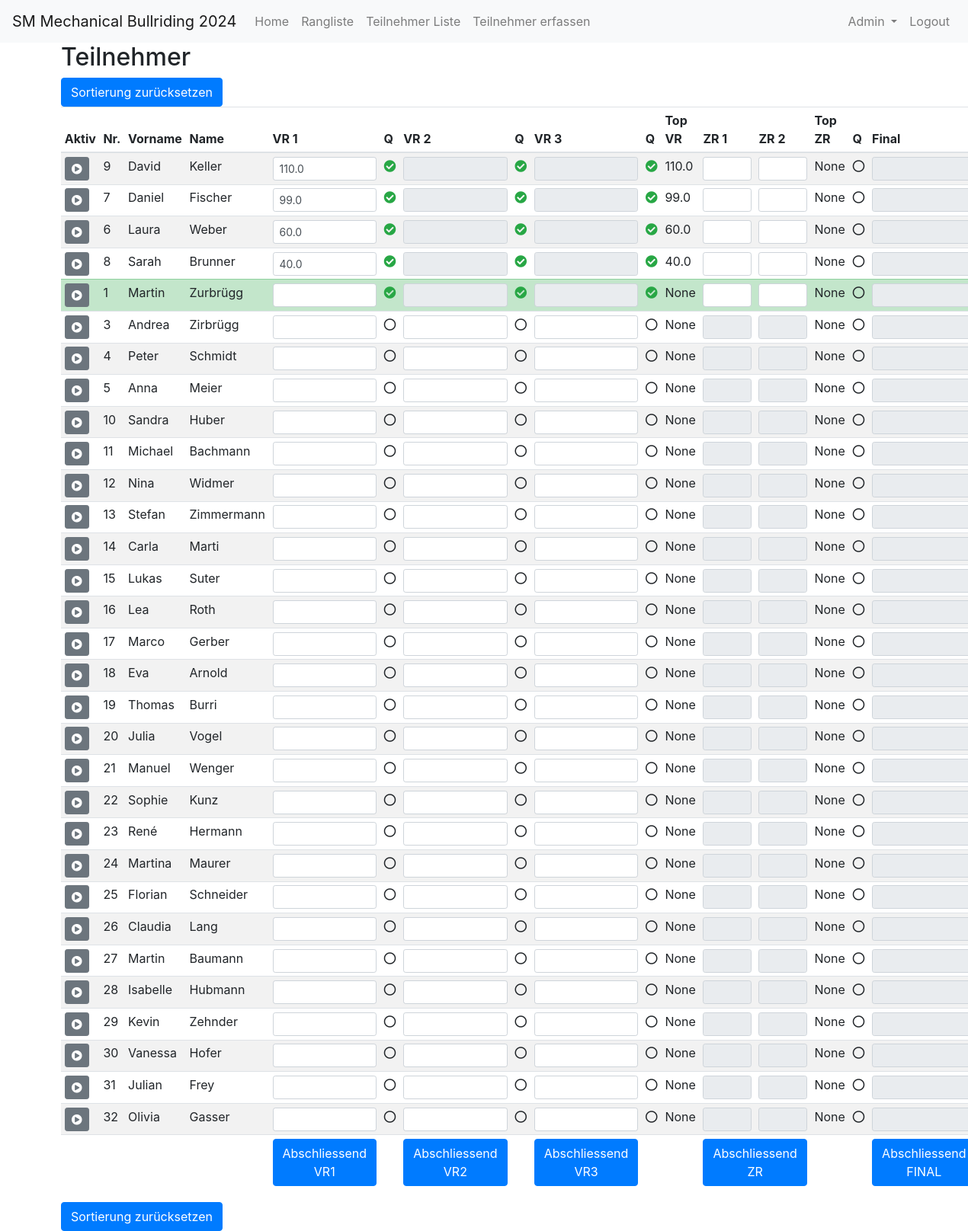
The app's page /index (signed in) with its own data.
### app/models.py (models this page shows)
class Participant(db.Model):
    id = db.Column(db.Integer, primary_key=True)
    active = db.Column(db.Boolean, default=False)
    start_nr = db.Column(db.Integer, nullable=True, unique=True)
    first_name = db.Column(db.String(64), nullable=False)
    last_name = db.Column(db.String(64), nullable=False)
    address = db.Column(db.String(128), nullable=False)
    postal_code = db.Column(db.String(10), nullable=False)
    city = db.Column(db.String(64), nullable=False)
    email = db.Column(db.String(120), nullable=True)
    phone = db.Column(db.String(20), nullable=True)
    time1 = db.Column(db.Float, nullable=True)
    time2 = db.Column(db.Float, nullable=True)
    time3 = db.Column(db.Float, nullable=True)
    time4 = db.Column(db.Float, nullable=True)
    time5 = db.Column(db.Float, nullable=True)
    time6 = db.Column(db.Float, nullable=True)
    round1_qualified = db.Column(db.Boolean, default=False)
    round2_qualified = db.Column(db.Boolean, default=False)
    round3_qualified = db.Column(db.Boolean, default=False)
    zwischenrunde_qualified = db.Column(db.Boolean, default=False)
    final_qualified = db.Column(db.Boolean, default=False)
    @property
    def toptime_Vorrunde(self):
        times = [t for t in [self.time1, self.time2, self.time3] if t is not None]
        return max(times) if times else None
    @property
    def toptime_Zwischenrunde(self):
        times = [t for t in [self.time4, self.time5] if t is not None]
        return max(times) if times else None
    @property
    def toptime_Finalrunde(self):
        times = [t for t in [self.time6] if t is not None]
        return max(times) if times else None

### app/routes.py (the view)
@bp.route('/')
@bp.route('/index')
def index():
    participants = Participant.query.all()
    participants.sort(key=lambda p: (
            p.toptime_Finalrunde if p.toptime_Finalrunde is not None else float('-inf'),
            p.toptime_Zwischenrunde if p.toptime_Zwischenrunde is not None else float('-inf'),
            p.toptime_Vorrunde if p.toptime_Vorrunde is not None else float('-inf')
    ), reverse=True)
    if not participants:
        flash('Keine Teilnehmer gefunden')
        form = ParticipantForm()
        return render_template('participant.html', title='Teilnehmer hinzufügen', form=form)
    if not current_user.is_authenticated:
        return render_template('ranking.html', title='Rangliste', rankings=participants)
    return render_template(
        'index.html',
        title='Home',
        participants=participants,
    )

### app/models.py (called while the page is built)
@login.user_loader
def load_user(id):
    return User.query.get(int(id))

### app/templates/index.html (shortened to what this page needs)
{% extends "base.html" %}
{% block content %}
  <h2>Teilnehmer</h2>
  <form method="POST" action="{{ url_for('main.update_times_bulk') }}" class="update-form">
    <button type="button" onclick="resetSorting()" class="btn btn-primary">Sortierung zurücksetzen</button>
    <table class="table table-striped table-sm" id="participantsTable">
      <thead>
        <tr>
          <th>Aktiv</th>
          <th onclick="sortTable(1, true)">Nr.</th>
          <th onclick="sortTable(2)">Vorname</th>
          <th onclick="sortTable(3)">Name</th>
          <th class="col-time">VR 1</th>
          <th class="col-qual">Q</th>
          <th class="col-time">VR 2</th>
          <th class="col-qual">Q</th>
          <th class="col-time">VR 3</th>
          <th class="col-qual">Q</th>
          <th class="col-time">Top VR</th>
          <th class="col-time">ZR 1</th>
          <th class="col-time">ZR 2</th>
          <th class="col-time">Top ZR</th>
          <th class="col-qual">Q</th>
          <th class="col-time">Final</th>
        </tr>
      </thead>
      <tbody>
        {% for participant in participants %}
          <tr class="{% if participant.active %}table-success{% endif %}">
            <td>
              <form method="POST" action="{{ url_for('main.set_active', id=participant.id) }}">
                <button type="submit" class="btn btn-secondary btn-sm">
                  <i class="fas fa-play-circle"></i>
                </button>
              </form>
            </td>
            <td>{{ participant.start_nr }}</td>
            <td>{{ participant.first_name }}</td>
            <td>{{ participant.last_name }}</td>
            <td>
              <input type="text" name="time1_{{ participant.id }}" value="{{ participant.time1 or '' }}" class="form-control form-control-sm" onkeydown="submitAndFocusNext(event, this)">
            </td>
            <td>
              {% if participant.round1_qualified %}<i class="fas fa-check-circle text-success"></i>{% else %}<i class="far fa-circle"></i>{% endif %}
            </td>
            <td>
              <input type="text" name="time2_{{ participant.id }}" value="{{ participant.time2 or '' }}" class="form-control form-control-sm" onkeydown="submitAndFocusNext(event, this)" {% if  participant.round1_qualified %}disabled{% endif %}>
            </td>
            <td>
              {% if participant.round2_qualified %}<i class="fas fa-check-circle text-success"></i>{% else %}<i class="far fa-circle"></i>{% endif %}
            </td>
            <td>
              <input type="text" name="time3_{{ participant.id }}" value="{{ participant.time3 or '' }}" class="form-control form-control-sm" onkeydown="submitAndFocusNext(event, this)" {% if participant.round2_qualified %}disabled{% endif %}>
            </td>
            <td>{% if participant.round3_qualified %}<i class="fas fa-check-circle text-success"></i>{% else %}<i class="far fa-circle"></i>{% endif %}
            </td>
            <td>{{ participant.toptime_Vorrunde }}</td>
            <td>
              <input type="text" name="time4_{{ participant.id }}" value="{{ participant.time4 or '' }}" class="form-control form-control-sm" onkeydown="submitAndFocusNext(event, this)" {% if not participant.round3_qualified %}disabled{% endif %}>
            </td>
            <td>
              <input type="text" name="time5_{{ participant.id }}" value="{{ participant.time5 or '' }}" class="form-control form-control-sm" onkeydown="submitAndFocusNext(event, this)" {% if not participant.round3_qualified %}disabled{% endif %}>
            </td>
            <td>{{ participant.toptime_Zwischenrunde }}</td>
            <td>{% if participant.zwischenrunde_qualified %}<i class="fas fa-check-circle text-success"></i>{% else %}<i class="far fa-circle"></i>{% endif %}
            </td>
            <td>
              <input type="text" name="time6_{{ participant.id }}" value="{{ participant.time6 or '' }}" class="form-control form-control-sm" onkeydown="submitAndFocusNext(event, this)" {% if not participant.zwischenrunde_qualified %}disabled{% endif %}>
            </td>
          </tr>
        {% endfor %}
      </tbody>
      <tfoot>
        <tr>
          <td colspan="4"></td>
          <td colspan="1">
            <form method="POST" action="{{ url_for('main.finish_round', round='VR1') }}">
              <button type="submit" class="btn btn-primary btn-block">Abschliessend VR1</button>
            </form>
          </td>
          <td></td>
          <td colspan="1">
            <form method="POST" action="{{ url_for('main.finish_round', round='VR2') }}">
              <button type="submit" class="btn btn-primary btn-block">Abschliessend VR2</button>
            </form>
          </td>
          <td></td>
          <td colspan="1">
            <form method="POST" action="{{ url_for('main.finish_round', round='VR3') }}">
              <button type="submit" class="btn btn-primary btn-block">Abschliessend VR3</button>
            </form>
          </td>
          <td></td>
          <td></td>
          <td colspan="2">
            <form method="POST" action="{{ url_for('main.finish_round', round='ZR') }}">
              <button type="submit" class="btn btn-primary btn-block">Abschliessend ZR</button>
            </form>
          </td>
          <td></td>
          <td></td>
          <td colspan="3">
            <form method="POST" action="{{ url_for('main.finish_round', round='FINAL') }}">
              <button type="submit" class="btn btn-primary btn-block">Abschliessend FINAL</button>
            </form>
          </td>
        </tr>
      </tfoot>
    </table>
    <button type="button" onclick="resetSorting()" class="btn btn-primary">Sortierung zurücksetzen</button>
  </form>
{% endblock %}

### app/templates/index.html (style rules this page uses)
.col-time { width: 100px; }
.col-qual { width: 50px; }

### records on screen
Participant: start_nr "9", first_name "David", last_name "Keller", time1 "110.0", toptime_Vorrunde "110.0", toptime_Zwischenrunde "None"
Participant: start_nr "7", first_name "Daniel", last_name "Fischer", time1 "99.0", toptime_Vorrunde "99.0", toptime_Zwischenrunde "None"
Participant: start_nr "6", first_name "Laura", last_name "Weber", time1 "60.0", toptime_Vorrunde "60.0", toptime_Zwischenrunde "None"
Participant: start_nr "8", first_name "Sarah", last_name "Brunner", time1 "40.0", toptime_Vorrunde "40.0", toptime_Zwischenrunde "None"
Participant: start_nr "1", first_name "Martin", last_name "Zurbrügg", toptime_Vorrunde "None", toptime_Zwischenrunde "None"
Participant: start_nr "3", first_name "Andrea", last_name "Zirbrügg", toptime_Vorrunde "None", toptime_Zwischenrunde "None"
Participant: start_nr "4", first_name "Peter", last_name "Schmidt", toptime_Vorrunde "None", toptime_Zwischenrunde "None"
Participant: start_nr "5", first_name "Anna", last_name "Meier", toptime_Vorrunde "None", toptime_Zwischenrunde "None"
Participant: start_nr "10", first_name "Sandra", last_name "Huber", toptime_Vorrunde "None", toptime_Zwischenrunde "None"
Participant: start_nr "11", first_name "Michael", last_name "Bachmann", toptime_Vorrunde "None", toptime_Zwischenrunde "None"
Participant: start_nr "12", first_name "Nina", last_name "Widmer", toptime_Vorrunde "None", toptime_Zwischenrunde "None"
Participant: start_nr "13", first_name "Stefan", last_name "Zimmermann", toptime_Vorrunde "None", toptime_Zwischenrunde "None"
Participant: start_nr "14", first_name "Carla", last_name "Marti", toptime_Vorrunde "None", toptime_Zwischenrunde "None"
Participant: start_nr "15", first_name "Lukas", last_name "Suter", toptime_Vorrunde "None", toptime_Zwischenrunde "None"
Participant: start_nr "16", first_name "Lea", last_name "Roth", toptime_Vorrunde "None", toptime_Zwischenrunde "None"
Participant: start_nr "17", first_name "Marco", last_name "Gerber", toptime_Vorrunde "None", toptime_Zwischenrunde "None"
Participant: start_nr "18", first_name "Eva", last_name "Arnold", toptime_Vorrunde "None", toptime_Zwischenrunde "None"
Participant: start_nr "19", first_name "Thomas", last_name "Burri", toptime_Vorrunde "None", toptime_Zwischenrunde "None"
Participant: start_nr "20", first_name "Julia", last_name "Vogel", toptime_Vorrunde "None", toptime_Zwischenrunde "None"
Participant: start_nr "21", first_name "Manuel", last_name "Wenger", toptime_Vorrunde "None", toptime_Zwischenrunde "None"
Participant: start_nr "22", first_name "Sophie", last_name "Kunz", toptime_Vorrunde "None", toptime_Zwischenrunde "None"
Participant: start_nr "23", first_name "René", last_name "Hermann", toptime_Vorrunde "None", toptime_Zwischenrunde "None"
Participant: start_nr "24", first_name "Martina", last_name "Maurer", toptime_Vorrunde "None", toptime_Zwischenrunde "None"
Participant: start_nr "25", first_name "Florian", last_name "Schneider", toptime_Vorrunde "None", toptime_Zwischenrunde "None"
Participant: start_nr "26", first_name "Claudia", last_name "Lang", toptime_Vorrunde "None", toptime_Zwischenrunde "None"
Participant: start_nr "27", first_name "Martin", last_name "Baumann", toptime_Vorrunde "None", toptime_Zwischenrunde "None"
Participant: start_nr "28", first_name "Isabelle", last_name "Hubmann", toptime_Vorrunde "None", toptime_Zwischenrunde "None"
Participant: start_nr "29", first_name "Kevin", last_name "Zehnder", toptime_Vorrunde "None", toptime_Zwischenrunde "None"
Participant: start_nr "30", first_name "Vanessa", last_name "Hofer", toptime_Vorrunde "None", toptime_Zwischenrunde "None"
Participant: start_nr "31", first_name "Julian", last_name "Frey", toptime_Vorrunde "None", toptime_Zwischenrunde "None"
Participant: start_nr "32", first_name "Olivia", last_name "Gasser", toptime_Vorrunde "None", toptime_Zwischenrunde "None"
